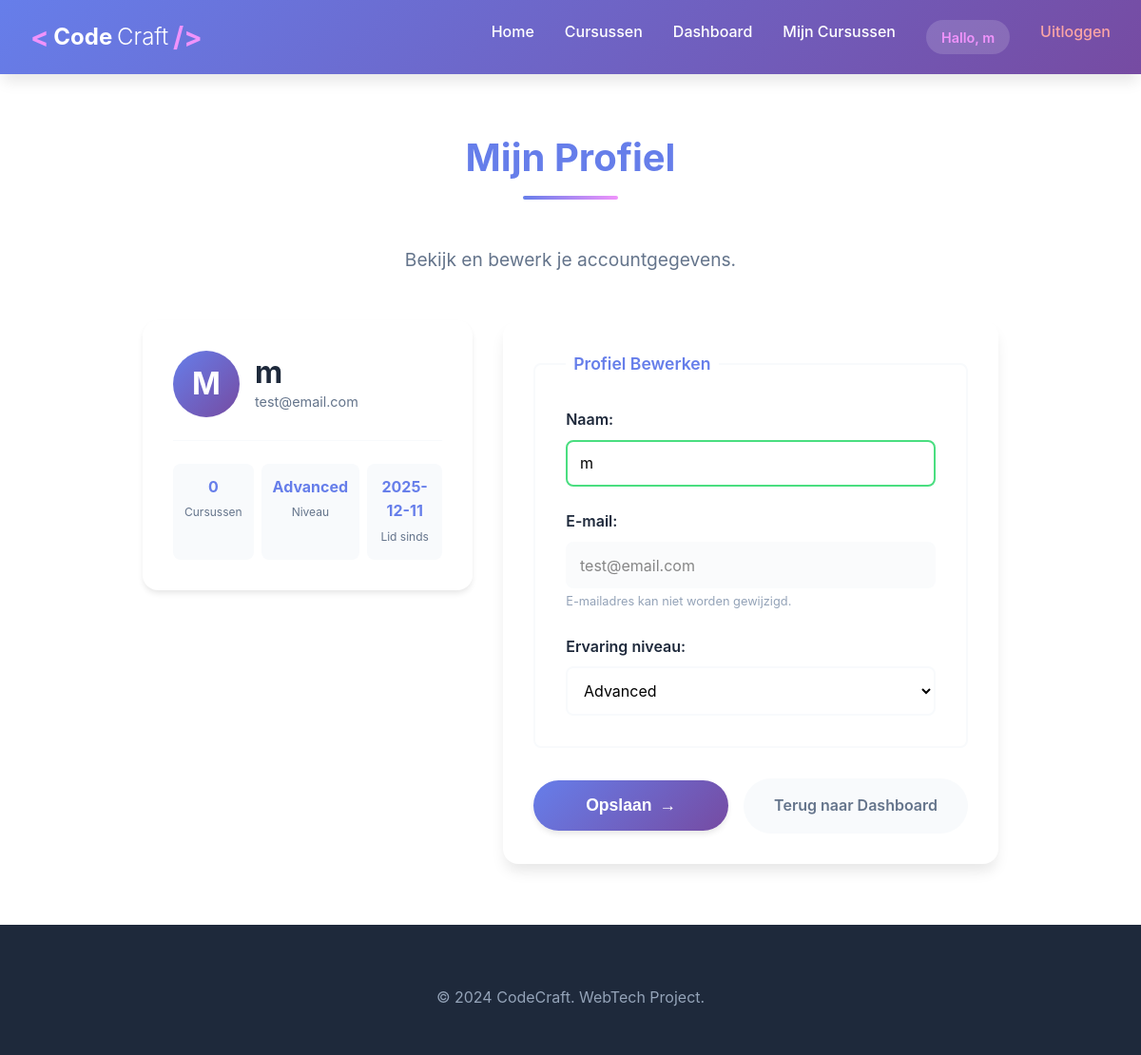
/profiel (signed in), run on an earlier commit of the app's database.
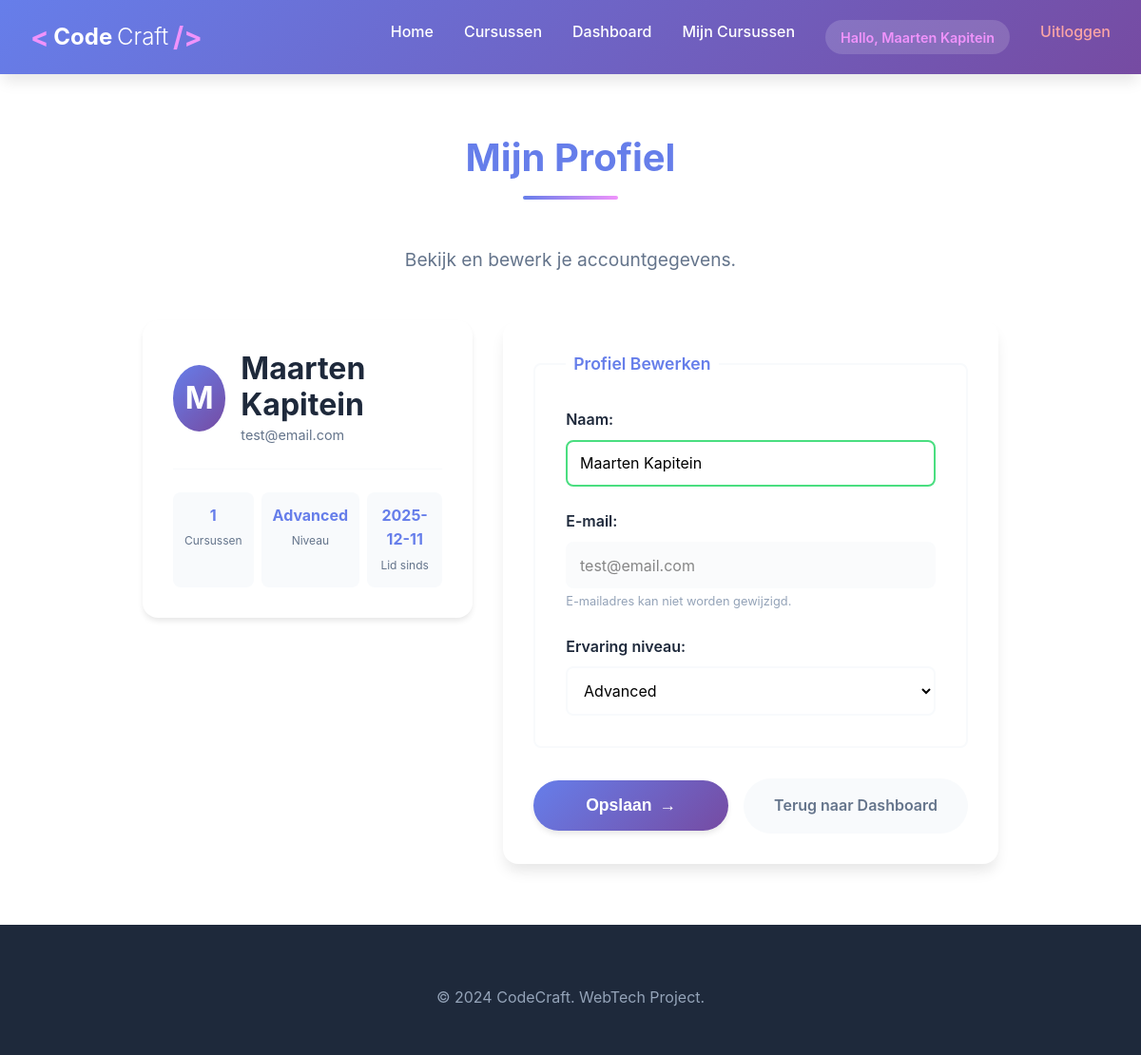
And on a later commit of the database.
### tables this page shows
CREATE TABLE users (
            id INTEGER PRIMARY KEY AUTOINCREMENT,
            name TEXT NOT NULL,
            email TEXT NOT NULL UNIQUE,
            password TEXT NOT NULL,
            level TEXT,
            created_at DATETIME DEFAULT CURRENT_TIMESTAMP
        , is_admin INTEGER DEFAULT 0);

### py/app.py (the view, shortened to what this page needs)
@app.route('/profiel', methods=['GET', 'POST'])
@login_required
def profile():
    conn = get_db()
    cursor = conn.cursor()
    cursor.execute('SELECT * FROM users WHERE id = ?', (session['user_id'],))
    user = cursor.fetchone()
    cursor.execute('SELECT COUNT(*) as count FROM enrollments WHERE user_id = ?', (session['user_id'],))
    enrollment_count = cursor.fetchone()['count']
    conn.close()
    return render_template('profile.html', user=user, enrollment_count=enrollment_count)

### py/app.py (called while the page is built)
def get_db():
    conn = sqlite3.connect(DATABASE)
    conn.row_factory = sqlite3.Row
    return conn

def login_required(f):
    @wraps(f)
    def decorated_function(*args, **kwargs):
        if 'user_id' not in session:
            flash('Je moet ingelogd zijn om deze pagina te bekijken.', 'error')
            return redirect(url_for('login_page'))
        return f(*args, **kwargs)
    return decorated_function

@app.context_processor
def inject_user():
    return {
        'logged_in': 'user_id' in session,
        'user_name': session.get('user_name'),
        'user_email': session.get('user_email'),
        'is_admin': session.get('is_admin', False)
    }

### templates/profile.html (shortened to what this page needs)
{% extends "base.html" %}
{% block content %}
<section class="contact" id="profile">
    <div class="container">
        <h2>Mijn Profiel</h2>
        <p class="section-intro">
            Bekijk en bewerk je accountgegevens.
        </p>
        <div class="profile-container">
            <div class="profile-card">
                <div class="profile-header">
                    <div class="profile-avatar">
                        {{ user.name[0] | upper }}
                    </div>
                    <div class="profile-info">
                        <h3>{{ user.name }}</h3>
                        <p>{{ user.email }}</p>
                    </div>
                </div>
                <div class="profile-stats">
                    <div class="profile-stat">
                        <span class="stat-value">{{ enrollment_count }}</span>
                        <span class="stat-label">Cursussen</span>
                    </div>
                    <div class="profile-stat">
                        <span class="stat-value">{{ user.level | capitalize if user.level else 'Niet ingesteld' }}</span>
                        <span class="stat-label">Niveau</span>
                    </div>
                    <div class="profile-stat">
                        <span class="stat-value">{{ user.created_at[:10] if user.created_at else 'Onbekend' }}</span>
                        <span class="stat-label">Lid sinds</span>
                    </div>
                </div>
            </div>
            <form class="contact-form profile-form" method="POST">
                <fieldset>
                    <legend>Profiel Bewerken</legend>
                    <div class="form-group">
                        <label for="name">Naam:</label>
                        <input type="text" id="name" name="name" required
                               value="{{ user.name }}"
                               placeholder="Je volledige naam">
                    </div>
                    <div class="form-group">
                        <label for="email">E-mail:</label>
                        <input type="email" id="email" name="email" disabled
                               value="{{ user.email }}"
                               title="E-mail kan niet worden gewijzigd">
                        <small class="form-hint">E-mailadres kan niet worden gewijzigd.</small>
                    </div>
                    <div class="form-group">
                        <label for="level">Ervaring niveau:</label>
                        <select id="level" name="level">
                            <option value="advanced" {% if user.level == 'advanced' %}selected{% endif %}>Advanced</option>
                        </select>
                    </div>
                </fieldset>
                <div class="form-actions-row">
                    <button type="submit" class="submit-button">
                        <span>Opslaan</span>
                        <span class="button-arrow">&rarr;</span>
                    </button>
                    <a href="{{ url_for('dashboard') }}" class="btn-cancel">Terug naar Dashboard</a>
                </div>
            </form>
        </div>
    </div>
</section>
{% endblock %}

### templates/base.html (shortened to what this page needs)
<!DOCTYPE html>
<html lang="nl">
<head>
    <link rel="stylesheet" href="{{ url_for('static', filename='style.css') }}">
</head>
<body>
    <nav class="navbar">
        <div class="nav-container">
            <a href="{{ url_for('index') }}" class="logo">
                <span class="logo-bracket">&lt;</span>
                <strong>Code</strong>Craft
                <span class="logo-bracket">/&gt;</span>
            </a>
            <ul class="nav-menu">
                <li><a href="{{ url_for('index') }}">Home</a></li>
                <li><a href="{{ url_for('course_catalog') }}">Cursussen</a></li>
                {% if logged_in %}
                    <li><a href="{{ url_for('dashboard') }}">Dashboard</a></li>
                    <li><a href="{{ url_for('my_courses') }}">Mijn Cursussen</a></li>
                    <li class="nav-user">
                        <span class="user-greeting">Hallo, {{ user_name }}</span>
                    </li>
                    <li><a href="{{ url_for('logout_route') }}" class="nav-logout">Uitloggen</a></li>
                {% else %}
                    <li><a href="{{ url_for('login_page') }}">Inloggen</a></li>
                    <li><a href="{{ url_for('register_page') }}">Registreren</a></li>
                {% endif %}
            </ul>
        </div>
    </nav>
    <main>
        {% block content %}{% endblock %}
    </main>
    {% block footer %}
    <footer class="footer">
        <div class="container">
            <div class="footer-bottom">
                <p>&copy; 2024 CodeCraft. WebTech Project.</p>
            </div>
        </div>
    </footer>
    {% endblock %}
</body>
</html>

What changed in the data, as far as the page shows it:
changed users "Advanced": name (not shown) → "Maarten Kapitein"; name "m" → "Maarten Kapitein"
Also different on the page:
{{ enrollment_count }}: "0" → "1"
{{ user_name }}: "m" → (not shown)
